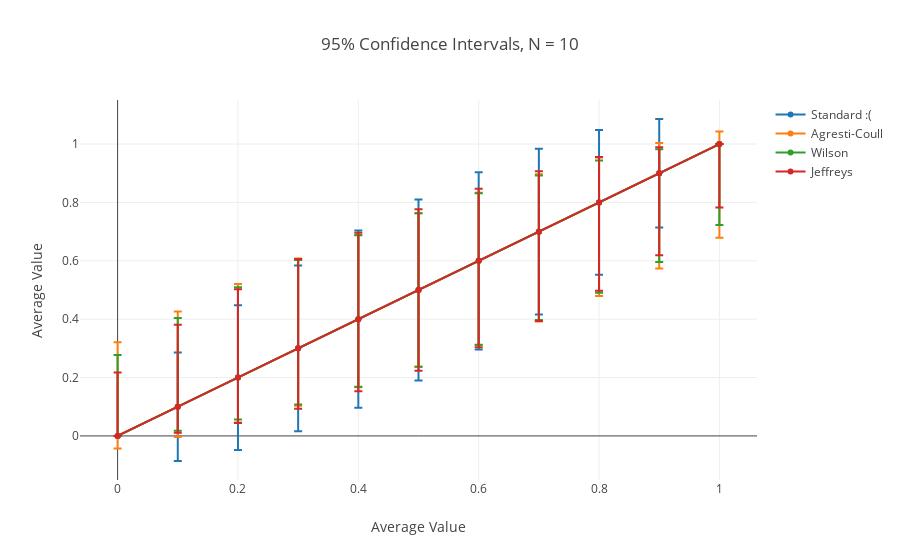
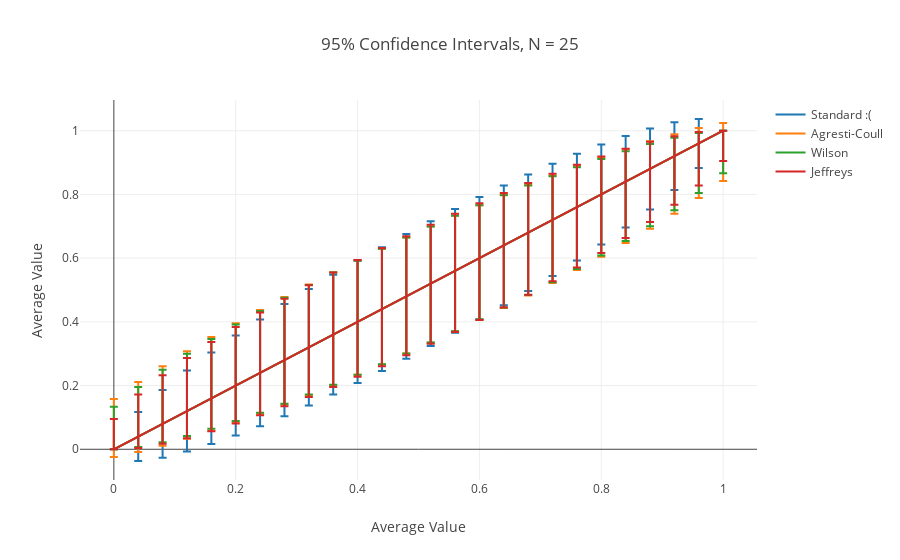
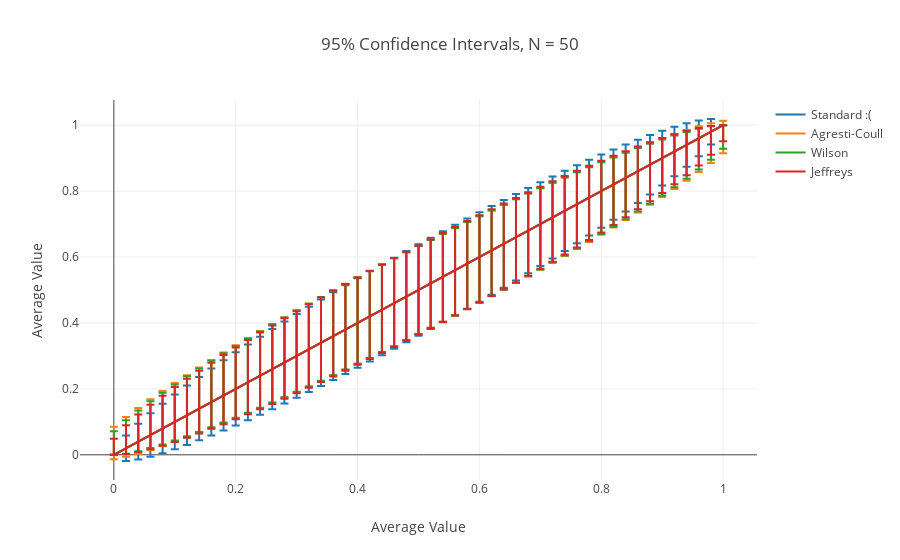
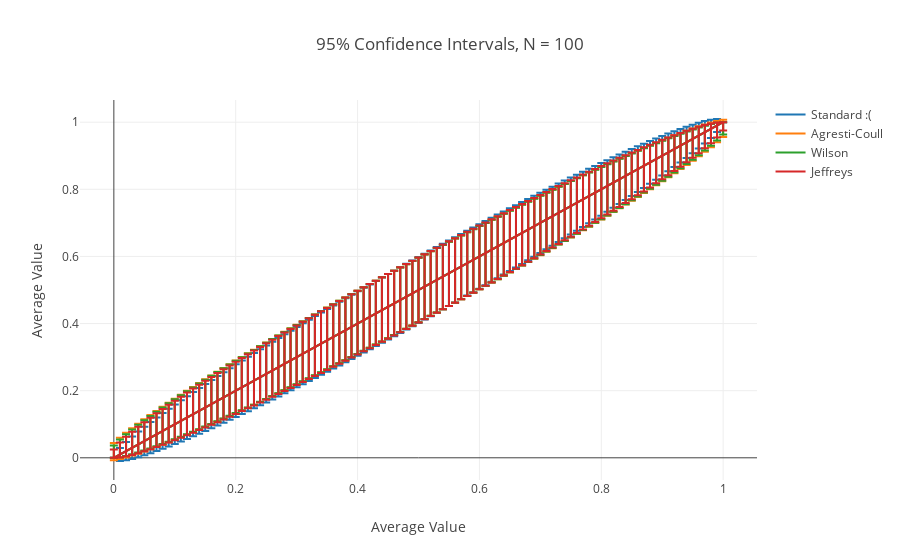

The code cell stored with these charts, in order, in its notebook:
### Code cell
for npts in [10,25,50,100,200]:
    xpts = np.linspace(0,1,npts+1)
    figure(figsize=(20,10))
    # standard = [np.sqrt(x*(1-x))/np.sqrt(50) for x in xpts]
    standardBounds = getErrBars(xpts, npts, 'normal')
    acBounds = getErrBars(xpts, npts, 'agresti_coull')
    wilsonBounds = getErrBars(xpts, npts, 'wilson')
    jeffreysBounds = getErrBars(xpts, npts, 'jeffreys')
    args = {'linestyle':'','marker':'o','markersize':3, 'capsize':5}
    data = [go.Scatter( x=xpts, y=xpts,
                error_y={'type':'data','symmetric':False,'array':standardBounds[0],
                'arrayminus':standardBounds[1]}, name='Standard :(')]
    data.append(go.Scatter( x=xpts, y=xpts,
                error_y={'type':'data','symmetric':False,'array':acBounds[1],
                'arrayminus':acBounds[0]}, name='Agresti-Coull'))
    data.append(go.Scatter( x=xpts, y=xpts,
                error_y={'type':'data','symmetric':False,'array':wilsonBounds[1],
                'arrayminus':wilsonBounds[0]}, name='Wilson'))
    data.append(go.Scatter( x=xpts, y=xpts,
                error_y={'type':'data','symmetric':False,'array':jeffreysBounds[1],
                'arrayminus':jeffreysBounds[0]}, name='Jeffreys'))
    layout = go.Layout(title='95% Confidence Intervals, N = ' + str(npts), xaxis={'title':'Average Value'},yaxis={'title':'Average Value'})
    fig = go.Figure(data=data, layout=layout)
    plt.iplot(fig);
